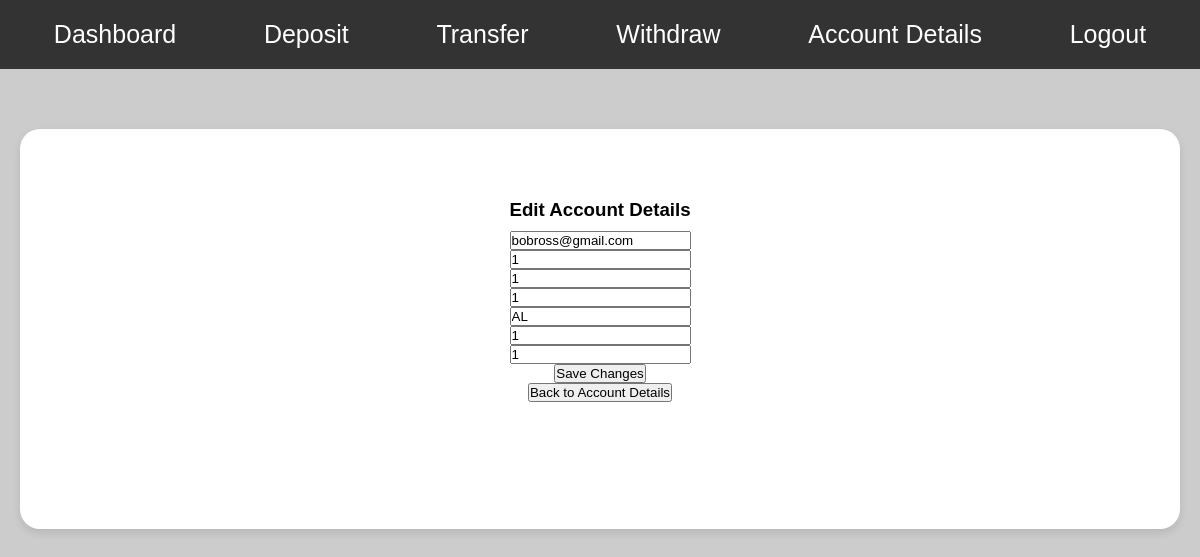
Page /edit_account (signed in) on the committed database.
### tables this page shows
CREATE TABLE users (
    username VARCHAR(50) NOT NULL UNIQUE,
    email VARCHAR(50) NOT NULL,
    address1 VARCHAR(50) NOT NULL,
    address2 VARCHAR(50),
    city VARCHAR(50) NOT NULL,
    "state" VARCHAR(50) NOT NULL,
    zip VARCHAR(50) NOT NULL,
    dob DATE NOT NULL,
    phone VARCHAR(50) NOT NULL,
    password BLOB NOT NULL
);

### app.py (the view, shortened to what this page needs)
@app.route('/edit_account', methods=['GET', 'POST'])
def edit_account():
    if 'username' in session:
        username = session['username']
        db = get_db()
        user = db.execute("SELECT * FROM users WHERE username = ?", (username,)).fetchone()
        return render_template('editaccount.html', user=user)
    return redirect(url_for('login'))

### app.py (called while the page is built)
def get_db():
    db = getattr(g, '_database', None)
    if db is None:
        db = g._database = sqlite3.connect(app.config['DATABASE'])
        db.row_factory = sqlite3.Row
    return db

### templates/editaccount.html (shortened to what this page needs)
<!DOCTYPE html>
<html lang="en">
<head>
    <link rel="stylesheet" href="{{ url_for('static', filename='styles/dashboard.css') }}">
</head>
<body>
    <nav class="navbar">
        <ul>
            <li><a href="{{ url_for('dashboard') }}">Dashboard</a></li>
            <li><a href="{{ url_for('deposit') }}">Deposit</a></li>
            <li><a href="{{ url_for('transfer') }}">Transfer</a></li>
            <li><a href="{{ url_for('withdraw') }}">Withdraw</a></li>
            <li><a href="{{ url_for('account_details') }}">Account Details</a></li>
            <li><a href="{{ url_for('index') }}">Logout</a></li>
        </ul>
    </nav>
    <div class="container">
        <div class="row">
            <div class="col">
                <div class="content-box">
                    <h3>Edit Account Details</h3>
                    <form method="post">
                        <input class="login-input" type="email" name="email" value="{{ user.email }}" required placeholder="Email">
                        <br>
                        <input class="login-input" type="text" name="address1" value="{{ user.address1 }}" placeholder="Address 1" required>
                        <br>
                        <input class="login-input" type="text" name="address2" value="{{ user.address2 }}" placeholder="Address 2">
                        <br>
                        <input class="login-input" type="text" name="city" value="{{ user.city }}" placeholder="City" required>
                        <br>
                        <input class="login-input" type="text" name="state" value="{{ user.state }}" placeholder="State" required>
                        <br>
                        <input class="login-input" type="text" name="zip" value="{{ user.zip }}" placeholder="ZIP Code" required>
                        <br>
                        <input class="login-input" type="tel" name="phone" value="{{ user.phone }}" placeholder="Phone" required>
                        <br>
                        <button type="submit" class="nav-button">Save Changes</button>
                    </form>
                    <a href="{{ url_for('account_details') }}">
                        <button class="nav-button">Back to Account Details</button>
                    </a>
                </div>
            </div>
        </div>
    </div>
</body>
</html>

### static/styles/dashboard.css (style rules this page uses)
* { margin: 0; padding: 0; box-sizing: border-box; }
body { font-family: Arial, sans-serif; background-color: #ccc; }
.navbar { background-color: #333; color: white; padding: 10px; }
.navbar ul { list-style-type: none; display: flex; justify-content: space-around; }
.navbar ul li { padding: 10px; }
.navbar ul li a { color: white; text-decoration: none; font-size: 25px; }
.container { margin-top: 40px; padding: 20px; }
.row { display: flex; gap: 20px; margin-bottom: 20px; }
.col { flex: 1; }
.content-box { background-color: white; padding: 20px; border-radius: 20px; box-shadow: 0 4px 8px rgba(0, 0, 0, 0.1); height: 400px; text-align: center; display: flex; flex-direction: column; align-items: center; justify-content: flex-start; padding-top: 30px; }
.content-box h3, select { margin-top: 40px; margin-bottom: 10px; }

### rows in the picture
users: email "bobross@gmail.com", address1 "1", address2 "1", city "1", state "AL", zip "1", phone "1"
